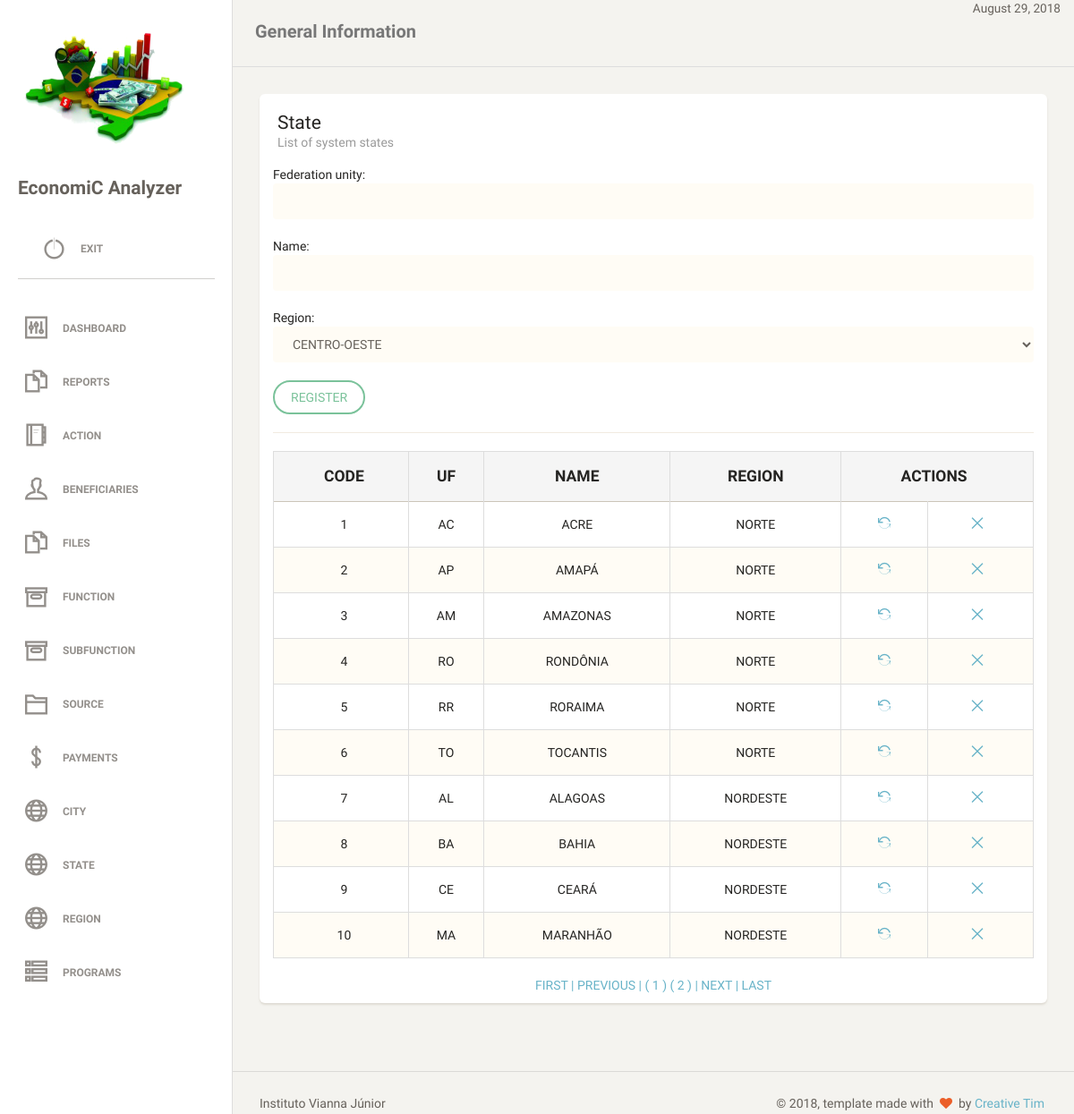
The app's page /state.php (signed in) with its own data.
### tables this page shows
CREATE TABLE `tb_state` (
  `id_state` int(11) NOT NULL AUTO_INCREMENT,
  `str_uf` varchar(2) NOT NULL,
  `str_name` varchar(19) DEFAULT NULL,
  `tb_region_id_region` int(11) NOT NULL,
  PRIMARY KEY (`id_state`),
  UNIQUE KEY `str_uf_UNIQUE` (`str_uf`),
  UNIQUE KEY `str_name_UNIQUE` (`str_name`),
  KEY `fk_tb_state_tb_region1_idx` (`tb_region_id_region`),
  CONSTRAINT `fk_tb_state_tb_region1` FOREIGN KEY (`tb_region_id_region`) REFERENCES `tb_region` (`id_region`) ON DELETE NO ACTION ON UPDATE NO ACTION
);

CREATE TABLE `tb_region` (
  `id_region` int(11) NOT NULL AUTO_INCREMENT,
  `str_name_region` varchar(12) DEFAULT NULL,
  PRIMARY KEY (`id_region`),
  UNIQUE KEY `str_name_region_UNIQUE` (`str_name_region`)
);

### dao/stateDAO.php (the view, shortened to what this page needs)
<?php
require_once "db/connection.php";
require_once "classes/state.php";
class stateDAO
{
    public function tabelapaginada() {
        global $pdo;
        $endereco = $_SERVER ['PHP_SELF'];
        $pagina_atual = (isset($_GET['page']) && is_numeric($_GET['page'])) ? $_GET['page'] : 1;
        $linha_inicial = ($pagina_atual -1) * QTDE_REGISTROS;
        $sql = "SELECT S.id_state, R.str_name_region as tb_region, S.str_uf, S.str_name FROM tb_state S INNER JOIN tb_region R ON R.id_region = S.tb_region_id_region LIMIT {$linha_inicial}, " . QTDE_REGISTROS;
        $statement = $pdo->prepare($sql);
        $statement->execute();
        $dados = $statement->fetchAll(PDO::FETCH_OBJ);
        $sqlContador = "SELECT COUNT(*) AS total_registros FROM tb_state";
        $statement = $pdo->prepare($sqlContador);
        $statement->execute();
        $valor = $statement->fetch(PDO::FETCH_OBJ);
        $primeira_pagina = 1;
        $ultima_pagina  = ceil($valor->total_registros / QTDE_REGISTROS);
        $pagina_anterior = ($pagina_atual > 1) ? $pagina_atual -1 : 0 ;
        $proxima_pagina = ($pagina_atual < $ultima_pagina) ? $pagina_atual +1 : 0 ;
        $range_inicial  = (($pagina_atual - RANGE_PAGINAS) >= 1) ? $pagina_atual - RANGE_PAGINAS : 1 ;
        $range_final   = (($pagina_atual + RANGE_PAGINAS) <= $ultima_pagina ) ? $pagina_atual + RANGE_PAGINAS : $ultima_pagina ;
        $exibir_botao_inicio = ($range_inicial < $pagina_atual) ? 'mostrar' : 'esconder';
        $exibir_botao_final = ($range_final > $pagina_atual) ? 'mostrar' : 'esconder';
        if (!empty($dados)):
            echo "
     <table class='table table-striped table-bordered'>
     <thead>
       <tr style='text-transform: uppercase;' class='active'>
        <th style='text-align: center; font-weight: bolder;'>Code</th>
        <th style='text-align: center; font-weight: bolder;'>UF</th>
        <th style='text-align: center; font-weight: bolder;'>Name</th>
        <th style='text-align: center; font-weight: bolder;'>Region</th>
        <th style='text-align: center; font-weight: bolder;' colspan='2'>Actions</th>
       </tr>
     </thead>
     <tbody>";
            foreach ($dados as $state):
                echo "<tr>
        <td style='text-align: center'>$state->id_state</td>
        <td style='text-align: center'>$state->str_uf</td>
        <td style='text-align: center'>$state->str_name</td>
        <td style='text-align: center'>$state->tb_region</td>
        <td style='text-align: center'><a href='?act=upd&id=$state->id_state' title='Alterar'><i class='ti-reload'></i></a></td>
        <td style='text-align: center'><a href='?act=del&id=$state->id_state' title='Remover'><i class='ti-close'></i></a></td>
       </tr>";
            endforeach;
            echo "
</tbody>
     </table>
    <div class='box-paginacao' style='text-align: center'>
       <a class='box-navegacao  $exibir_botao_inicio' href='$endereco?page=$primeira_pagina' title='Primeira Página'> FIRST  |</a>
       <a class='box-navegacao  $exibir_botao_inicio' href='$endereco?page=$pagina_anterior' title='Página Anterior'> PREVIOUS  |</a>
";
            for ($i = $range_inicial; $i <= $range_final; $i++):
                $destaque = ($i == $pagina_atual) ? 'destaque' : '';
                echo "<a class='box-numero $destaque' href='$endereco?page=$i'> ( $i ) </a>";
            endfor;
            echo "<a class='box-navegacao $exibir_botao_final' href='$endereco?page=$proxima_pagina' title='Próxima Página'>| NEXT  </a>
                  <a class='box-navegacao $exibir_botao_final' href='$endereco?page=$ultima_pagina'  title='Última Página'>| LAST  </a>
     </div>";
        else:
            echo "<p class='bg-danger'>Nenhum registro foi encontrado!</p>
     ";
        endif;
    }
}

### classes/template.php (shortened to what this page needs)
<?php
class Template
{
    function header()
    {
        echo "<!doctype html>
<html lang='en'>
<head>
	<meta charset='utf-8' />
	<link rel='apple-touch-icon' sizes='76x76' href='assets/img/apple-icon.png'>
	<link rel='icon' type='image/png' sizes='96x96' href='assets/img/favicon.png'>
	<meta http-equiv='X-UA-Compatible' content='IE=edge,chrome=1' />
	<title>EconomiC Analyzer</title>
	<meta content='width=device-width, initial-scale=1.0, maximum-scale=1.0, user-scalable=0' name='viewport' />
    <meta name='viewport' content='width=device-width' />
    <link href='assets/css/bootstrap.min.css' rel='stylesheet' />
    <link href='assets/css/animate.min.css' rel='stylesheet'/>
    <link href='assets/css/paper-dashboard.css' rel='stylesheet'/>
    <link href='http://maxcdn.bootstrapcdn.com/font-awesome/latest/css/font-awesome.min.css' rel='stylesheet'>
<link href='https://fonts.googleapis.com/css?family=Muli:400,300' rel='stylesheet' type='text/css'>
<link href='assets/css/themify-icons.css' rel='stylesheet'>
</head>
<body>";
    }
    function footer()
    {
        echo " <footer class=\"footer\">
            <div class=\"container-fluid\">
                <nav class=\"pull-left\">
                    <ul>
                        <li>
                            <a href=\"http://www.viannajr.edu.br\" target='_blank'>
                                Instituto Vianna Júnior
                            </a>
                        </li>
                    </ul>
                </nav>
                <div class=\"copyright pull-right\">
                    &copy; <script>document.write(new Date().getFullYear())</script>, template made with <i class=\"fa fa-heart heart\"></i> by <a href=\"http://www.creative-tim.com\" target='_blank'>Creative Tim</a>
                </div>
            </div>
        </footer>
    </div>
</div>
</body>
    <script src=\"assets/js/jquery-1.10.2.js\" type=\"text/javascript\"></script>
	<script src=\"assets/js/bootstrap.min.js\" type=\"text/javascript\"></script>
	<script src=\"assets/js/bootstrap-checkbox-radio.js\"></script>
</html>";
    }
    function sidebar()
    {
        echo "<div class=\"wrapper\">
        <div class=\"sidebar\" data-background-color=\"white\" data-active-color=\"danger\">
        <div class=\"sidebar-wrapper\">
            <div class=\"logo\">
                <a href='index.php'><img src=\"assets/img/logo.png\" height=\"150\" width=\"200\"></a>
                <h4>
                    EconomiC Analyzer
                </h4>
                <ul class=\"nav\">
                <li>
                <a href=\"logout.php\">
                        <i class=\"ti-power-off\"></i>
                        <p>Exit</p>
                    </a>
                </li>
                </ul>
        </div>
            <ul class=\"nav\">
                <li>
                    <a href=\"dashboard.php\">
                        <i class=\"ti-panel\"></i>
                        <p>Dashboard</p>
                    </a>
                </li>
                <li>
                    <a href='reports.php'>
                        <i class=\"ti-files\"></i>
                        <p>Reports</p>
                    </a>
                </li>
                <li>
                    <a href='action.php'>
                        <i class=\"ti-agenda\"></i>
                        <p>Action</p>
                    </a>
                </li>
                <li>
                    <a href='beneficiaries.php'>
                        <i class=\"ti-user\"></i>
                        <p>Beneficiaries</p>
                    </a>
                </li>
                <li>
                    <a href='files.php'>
                        <i class=\"ti-files\"></i>
                        <p>Files</p>
                    </a>
                </li>
                <li>
                    <a href='functions.php'>
                        <i class=\"ti-archive\"></i>
                        <p>Function</p>
                    </a>
                </li>
                <li>
                    <a href='subfunctions.php'>
                        <i class=\"ti-archive\"></i>
                        <p>Subfunction</p>
                    </a>
                </li>
                <li>
                    <a href='source.php'>
                        <i class=\"ti-folder\"></i>
                        <p>Source</p>
                    </a>
                </li>
                <li>
                    <a href='payments.php'>
                        <i class=\"ti-money\"></i>
                        <p>Payments</p>
                    </a>
                </li>
                <li>
                    <a href='city.php'>
                        <i class=\"ti-world\"></i>
                        <p>City</p>
                    </a>
                </li>
                <li>
                    <a href='state.php'>
                        <i class=\"ti-world\"></i>
                        <p>State</p>
                    </a>
                </li>
                <li>
                    <a href='region.php'>
                        <i class=\"ti-world\"></i>
                        <p>Region</p>
                    </a>
                </li>
                <li>
                    <a href='programs.php'>
                        <i class=\"ti-view-list-alt\"></i>
                        <p>Programs</p>
                    </a>
                </li>";
        echo"
            </ul>
        </div>
    </div>";
    }
    function mainpanel()
    {
        $data = date("F j, Y");
        echo "<div class=\"main-panel\">
        <nav class=\"navbar navbar-default\">
            <div class=\"container-fluid\">
                <div class=\"navbar-header\">
                    <button type=\"button\" class=\"navbar-toggle\">
                        <span class=\"sr-only\">Toggle navigation</span>
                        <span class=\"icon-bar bar1\"></span>
                        <span class=\"icon-bar bar2\"></span>
                        <span class=\"icon-bar bar3\"></span>
                    </button>
                    <a class=\"navbar-brand\" href=\"#\">General Information</a>
                </div>
                <small style='float: right'>$data</small>
                <div class=\"collapse navbar-collapse\">
                    <ul class=\"nav navbar-nav navbar-right\">
                        <!--li>
                            <a href=\"#\" class=\"dropdown-toggle\" data-toggle=\"dropdown\">
                                <i class=\"ti-panel\"></i>
                                <p>Stats</p>
                            </a>
                        </li>
                        <li class=\"dropdown\">
                            <a href=\"#\" class=\"dropdown-toggle\" data-toggle=\"dropdown\">
                                <i class=\"ti-bell\"></i>
                                <p class=\"notification\">5</p>
                                <p>Notifications</p>
                                <b class=\"caret\"></b>
                            </a>
                            <ul class=\"dropdown-menu\">
                                <li><a href=\"#\">Notification 1</a></li>
                                <li><a href=\"#\">Notification 2</a></li>
                                <li><a href=\"#\">Notification 3</a></li>
                                <li><a href=\"#\">Notification 4</a></li>
                                <li><a href=\"#\">Another notification</a></li>
                            </ul>
                        </li>
                        <li>
                            <a href=\"#\">
                                <i class=\"ti-settings\"></i>
                                <p>Settings</p>
                            </a>
                        </li-->
                    </ul>
                </div>
            </div>
        </nav>";
    }
}

### state.php (shortened to what this page needs)
<?php
require_once "classes/template.php";
require_once "dao/stateDAO.php";
$object = new stateDAO();
$template = new Template();
$template->header();
$template->sidebar();
$template->mainpanel();
if ($_SERVER['REQUEST_METHOD'] == 'POST') {
    $id = (isset($_POST["id"]) && $_POST["id"] != null) ? $_POST["id"] : "";
    $str_uf = (isset($_POST["str_uf"]) && $_POST["str_uf"] != null) ? $_POST["str_uf"] : "";
    $str_name = (isset($_POST["str_name"]) && $_POST["str_name"] != null) ? $_POST["str_name"] : "";
    $tb_region_id_region = (isset($_POST["tb_region_id_region"]) && $_POST["tb_region_id_region"] != null) ? $_POST["tb_region_id_region"] : "";
} else if (!isset($id)) {
    $str_uf = NULL;
    $str_name = NULL;
    $tb_region_id_region = NULL;
}
?>
<div class='content' xmlns="http://www.w3.org/1999/html">
    <div class='container-fluid'>
        <div class='row'>
            <div class='col-md-12'>
                <div class='card'>
                    <div class='header'>
                        <h4 class='title'>State</h4>
                        <p class='category'>List of system states</p>
                    </div>
                    <div class='content table-responsive'>
                        <form action="?act=save&id=" method="POST" name="form1">
                            Federation unity:
                            <input class="form-control" type="text" name="str_uf" value="<?php
                            echo (isset($str_uf) && ($str_uf != null || $str_uf != "")) ? $str_uf : '';
                            ?>"/>
                            <br/>
                            Name:
                            <input class="form-control" type="text" name="str_name" value="<?php
                            echo (isset($str_name) && ($str_name != null || $str_name != "")) ? $str_name : '';
                            ?>"/>
                            <br/>
                            Region:
                            <select class="form-control" name="tb_state_id_state">
                                <?php
                                $query = "SELECT * FROM tb_region order by str_name_region;";
                                $statement = $pdo->prepare($query);
                                if ($statement->execute()) {
                                    $result = $statement->fetchAll(PDO::FETCH_OBJ);
                                    foreach ($result as $rs) {
                                        if ($rs->id_region == $tb_region_id_region) {
                                            echo "<option value='$rs->id_region' selected>$rs->str_name_region</option>";
                                        } else {
                                            echo "<option value='$rs->id_region'>$rs->str_name_region</option>";
                                        }
                                    }
                                } else {
                                    throw new PDOException("<script> alert('Não foi possível executar a declaração SQL !'); </script>");
                                }
                                ?>
                            </select>
                            <br/>
                            <input class="btn btn-success" type="submit" value="REGISTER">
                            <hr>
                        </form>
                        <?php
                        $object->tabelapaginada();
                        ?>
                    </div>
                </div>
            </div>
        </div>
    </div>
</div>
<?php
$template->footer();
?>

### records on screen
tb_state: id_state "1", str_uf "AC", str_name "ACRE", tb_region_id_region.str_name_region "NORTE"
tb_state: id_state "2", str_uf "AP", str_name "AMAPÁ", tb_region_id_region.str_name_region "NORTE"
tb_state: id_state "3", str_uf "AM", str_name "AMAZONAS", tb_region_id_region.str_name_region "NORTE"
tb_state: id_state "4", str_uf "RO", str_name "RONDÔNIA", tb_region_id_region.str_name_region "NORTE"
tb_state: id_state "5", str_uf "RR", str_name "RORAIMA", tb_region_id_region.str_name_region "NORTE"
tb_state: id_state "6", str_uf "TO", str_name "TOCANTIS", tb_region_id_region.str_name_region "NORTE"
tb_state: id_state "7", str_uf "AL", str_name "ALAGOAS", tb_region_id_region.str_name_region "NORDESTE"
tb_state: id_state "8", str_uf "BA", str_name "BAHIA", tb_region_id_region.str_name_region "NORDESTE"
tb_state: id_state "9", str_uf "CE", str_name "CEARÁ", tb_region_id_region.str_name_region "NORDESTE"
tb_state: id_state "10", str_uf "MA", str_name "MARANHÃO", tb_region_id_region.str_name_region "NORDESTE"

### other values on screen
form field tb_state_id_state "CENTRO-OESTE"
